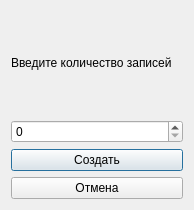
<?xml version="1.0" encoding="UTF-8"?>
<ui version="4.0">
 <class>Dialog</class>
 <widget class="QDialog" name="Dialog">
  <property name="geometry">
   <rect>
    <x>0</x>
    <y>0</y>
    <width>194</width>
    <height>210</height>
   </rect>
  </property>
  <property name="windowTitle">
   <string>Dialog</string>
  </property>
  <layout class="QGridLayout" name="gridLayout_2">
   <item row="0" column="0">
    <layout class="QGridLayout" name="gridLayout">
     <item row="0" column="0">
      <widget class="QLabel" name="label">
       <property name="text">
        <string>Введите количество записей</string>
       </property>
      </widget>
     </item>
     <item row="2" column="0">
      <widget class="QPushButton" name="deleteButton">
       <property name="text">
        <string>Создать</string>
       </property>
      </widget>
     </item>
     <item row="3" column="0">
      <widget class="QPushButton" name="cancelButton">
       <property name="text">
        <string>Отмена</string>
       </property>
      </widget>
     </item>
     <item row="1" column="0">
      <widget class="QSpinBox" name="valEdit">
       <property name="maximum">
        <number>9999</number>
       </property>
      </widget>
     </item>
    </layout>
   </item>
  </layout>
 </widget>
 <resources/>
 <connections/>
</ui>
